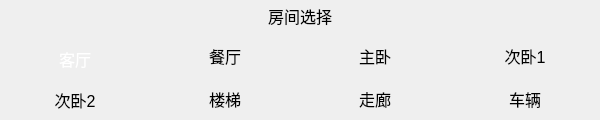
<?xml version="1.0" encoding="UTF-8"?>
<ui version="4.0">
 <class>SelectRoom_Dialog</class>
 <widget class="QDialog" name="SelectRoom_Dialog">
  <property name="geometry">
   <rect>
    <x>0</x>
    <y>0</y>
    <width>600</width>
    <height>120</height>
   </rect>
  </property>
  <property name="windowTitle">
   <string>Dialog</string>
  </property>
  <property name="styleSheet">
   <string notr="true"/>
  </property>
  <layout class="QVBoxLayout" name="verticalLayout" stretch="2,5">
   <property name="spacing">
    <number>0</number>
   </property>
   <property name="leftMargin">
    <number>0</number>
   </property>
   <property name="topMargin">
    <number>0</number>
   </property>
   <property name="rightMargin">
    <number>0</number>
   </property>
   <property name="bottomMargin">
    <number>0</number>
   </property>
   <item>
    <layout class="QHBoxLayout" name="horizontalLayout">
     <property name="bottomMargin">
      <number>2</number>
     </property>
     <item>
      <widget class="QLabel" name="label">
       <property name="font">
        <font>
         <pointsize>12</pointsize>
        </font>
       </property>
       <property name="styleSheet">
        <string notr="true"/>
       </property>
       <property name="text">
        <string>房间选择</string>
       </property>
       <property name="alignment">
        <set>Qt::AlignCenter</set>
       </property>
      </widget>
     </item>
    </layout>
   </item>
   <item>
    <layout class="QHBoxLayout" name="horizontalLayout_2">
     <property name="spacing">
      <number>0</number>
     </property>
     <item>
      <layout class="QVBoxLayout" name="verticalLayout_1">
       <property name="spacing">
        <number>0</number>
       </property>
       <property name="topMargin">
        <number>4</number>
       </property>
       <item>
        <layout class="QHBoxLayout" name="horizontalLayout_3">
         <property name="leftMargin">
          <number>10</number>
         </property>
         <property name="topMargin">
          <number>4</number>
         </property>
         <property name="rightMargin">
          <number>10</number>
         </property>
         <property name="bottomMargin">
          <number>4</number>
         </property>
         <item>
          <widget class="QPushButton" name="pushButton_1">
           <property name="sizePolicy">
            <sizepolicy hsizetype="Preferred" vsizetype="Preferred">
             <horstretch>0</horstretch>
             <verstretch>0</verstretch>
            </sizepolicy>
           </property>
           <property name="font">
            <font>
             <pointsize>12</pointsize>
            </font>
           </property>
           <property name="styleSheet">
            <string notr="true">QPushButton
{
	color: rgb(0, 0, 0);
	border-image: url(:/background/image/button_black.png);
	border-radius:10px;
}
QPushButton:checked
{
	color: rgb(255, 255, 255);
	border-image: url(:/background/image/button_yellow.png);
}
</string>
           </property>
           <property name="text">
            <string>客厅</string>
           </property>
           <property name="checkable">
            <bool>true</bool>
           </property>
           <property name="checked">
            <bool>true</bool>
           </property>
          </widget>
         </item>
        </layout>
       </item>
       <item>
        <layout class="QHBoxLayout" name="horizontalLayout_4">
         <property name="leftMargin">
          <number>10</number>
         </property>
         <property name="topMargin">
          <number>4</number>
         </property>
         <property name="rightMargin">
          <number>10</number>
         </property>
         <property name="bottomMargin">
          <number>4</number>
         </property>
         <item>
          <widget class="QPushButton" name="pushButton_5">
           <property name="sizePolicy">
            <sizepolicy hsizetype="Preferred" vsizetype="Preferred">
             <horstretch>0</horstretch>
             <verstretch>0</verstretch>
            </sizepolicy>
           </property>
           <property name="font">
            <font>
             <pointsize>12</pointsize>
            </font>
           </property>
           <property name="styleSheet">
            <string notr="true">QPushButton
{
	color: rgb(0, 0, 0);
	border-image: url(:/background/image/button_black.png);
	border-radius:10px;
}
QPushButton:checked
{
	color: rgb(255, 255, 255);
	border-image: url(:/background/image/button_yellow.png);
}
</string>
           </property>
           <property name="text">
            <string>次卧2</string>
           </property>
           <property name="checkable">
            <bool>true</bool>
           </property>
          </widget>
         </item>
        </layout>
       </item>
      </layout>
     </item>
     <item>
      <layout class="QVBoxLayout" name="verticalLayout_3">
       <property name="spacing">
        <number>0</number>
       </property>
       <item>
        <layout class="QHBoxLayout" name="horizontalLayout_5">
         <property name="leftMargin">
          <number>10</number>
         </property>
         <property name="topMargin">
          <number>4</number>
         </property>
         <property name="rightMargin">
          <number>10</number>
         </property>
         <property name="bottomMargin">
          <number>4</number>
         </property>
         <item>
          <widget class="QPushButton" name="pushButton_2">
           <property name="sizePolicy">
            <sizepolicy hsizetype="Preferred" vsizetype="Preferred">
             <horstretch>0</horstretch>
             <verstretch>0</verstretch>
            </sizepolicy>
           </property>
           <property name="font">
            <font>
             <pointsize>12</pointsize>
            </font>
           </property>
           <property name="styleSheet">
            <string notr="true">QPushButton
{
	color: rgb(0, 0, 0);
	border-image: url(:/background/image/button_black.png);
	border-radius:10px;
}
QPushButton:checked
{
	color: rgb(255, 255, 255);
	border-image: url(:/background/image/button_yellow.png);
}
</string>
           </property>
           <property name="text">
            <string>餐厅</string>
           </property>
           <property name="checkable">
            <bool>true</bool>
           </property>
          </widget>
         </item>
        </layout>
       </item>
       <item>
        <layout class="QHBoxLayout" name="horizontalLayout_6">
         <property name="leftMargin">
          <number>10</number>
         </property>
         <property name="topMargin">
          <number>4</number>
         </property>
         <property name="rightMargin">
          <number>10</number>
         </property>
         <property name="bottomMargin">
          <number>4</number>
         </property>
         <item>
          <widget class="QPushButton" name="pushButton_6">
           <property name="sizePolicy">
            <sizepolicy hsizetype="Preferred" vsizetype="Preferred">
             <horstretch>0</horstretch>
             <verstretch>0</verstretch>
            </sizepolicy>
           </property>
           <property name="font">
            <font>
             <pointsize>12</pointsize>
            </font>
           </property>
           <property name="styleSheet">
            <string notr="true">QPushButton
{
	color: rgb(0, 0, 0);
	border-image: url(:/background/image/button_black.png);
	border-radius:10px;
}
QPushButton:checked
{
	color: rgb(255, 255, 255);
	border-image: url(:/background/image/button_yellow.png);
}
</string>
           </property>
           <property name="text">
            <string>楼梯</string>
           </property>
           <property name="checkable">
            <bool>true</bool>
           </property>
          </widget>
         </item>
        </layout>
       </item>
      </layout>
     </item>
     <item>
      <layout class="QVBoxLayout" name="verticalLayout_4">
       <property name="spacing">
        <number>0</number>
       </property>
       <item>
        <layout class="QHBoxLayout" name="horizontalLayout_8">
         <property name="leftMargin">
          <number>10</number>
         </property>
         <property name="topMargin">
          <number>4</number>
         </property>
         <property name="rightMargin">
          <number>10</number>
         </property>
         <property name="bottomMargin">
          <number>4</number>
         </property>
         <item>
          <widget class="QPushButton" name="pushButton_3">
           <property name="sizePolicy">
            <sizepolicy hsizetype="Preferred" vsizetype="Preferred">
             <horstretch>0</horstretch>
             <verstretch>0</verstretch>
            </sizepolicy>
           </property>
           <property name="font">
            <font>
             <pointsize>12</pointsize>
            </font>
           </property>
           <property name="styleSheet">
            <string notr="true">QPushButton
{
	color: rgb(0, 0, 0);
	border-image: url(:/background/image/button_black.png);
	border-radius:10px;
}
QPushButton:checked
{
	color: rgb(255, 255, 255);
	border-image: url(:/background/image/button_yellow.png);
}
</string>
           </property>
           <property name="text">
            <string>主卧</string>
           </property>
           <property name="checkable">
            <bool>true</bool>
           </property>
          </widget>
         </item>
        </layout>
       </item>
       <item>
        <layout class="QHBoxLayout" name="horizontalLayout_7">
         <property name="leftMargin">
          <number>10</number>
         </property>
         <property name="topMargin">
          <number>4</number>
         </property>
         <property name="rightMargin">
          <number>10</number>
         </property>
         <property name="bottomMargin">
          <number>4</number>
         </property>
         <item>
          <widget class="QPushButton" name="pushButton_7">
           <property name="sizePolicy">
            <sizepolicy hsizetype="Preferred" vsizetype="Preferred">
             <horstretch>0</horstretch>
             <verstretch>0</verstretch>
            </sizepolicy>
           </property>
           <property name="font">
            <font>
             <pointsize>12</pointsize>
            </font>
           </property>
           <property name="styleSheet">
            <string notr="true">QPushButton
{
	color: rgb(0, 0, 0);
	border-image: url(:/background/image/button_black.png);
	border-radius:10px;
}
QPushButton:checked
{
	color: rgb(255, 255, 255);
	border-image: url(:/background/image/button_yellow.png);
}
</string>
           </property>
           <property name="text">
            <string>走廊</string>
           </property>
           <property name="checkable">
            <bool>true</bool>
           </property>
          </widget>
         </item>
        </layout>
       </item>
      </layout>
     </item>
     <item>
      <layout class="QVBoxLayout" name="verticalLayout_2">
       <property name="spacing">
        <number>0</number>
       </property>
       <item>
        <layout class="QHBoxLayout" name="horizontalLayout_9">
         <property name="leftMargin">
          <number>10</number>
         </property>
         <property name="topMargin">
          <number>4</number>
         </property>
         <property name="rightMargin">
          <number>10</number>
         </property>
         <property name="bottomMargin">
          <number>4</number>
         </property>
         <item>
          <widget class="QPushButton" name="pushButton_4">
           <property name="sizePolicy">
            <sizepolicy hsizetype="Preferred" vsizetype="Preferred">
             <horstretch>0</horstretch>
             <verstretch>0</verstretch>
            </sizepolicy>
           </property>
           <property name="font">
            <font>
             <pointsize>12</pointsize>
            </font>
           </property>
           <property name="styleSheet">
            <string notr="true">QPushButton
{
	color: rgb(0, 0, 0);
	border-image: url(:/background/image/button_black.png);
	border-radius:10px;
}
QPushButton:checked
{
	color: rgb(255, 255, 255);
	border-image: url(:/background/image/button_yellow.png);
}
</string>
           </property>
           <property name="text">
            <string>次卧1</string>
           </property>
           <property name="checkable">
            <bool>true</bool>
           </property>
          </widget>
         </item>
        </layout>
       </item>
       <item>
        <layout class="QHBoxLayout" name="horizontalLayout_10">
         <property name="leftMargin">
          <number>10</number>
         </property>
         <property name="topMargin">
          <number>4</number>
         </property>
         <property name="rightMargin">
          <number>10</number>
         </property>
         <property name="bottomMargin">
          <number>4</number>
         </property>
         <item>
          <widget class="QPushButton" name="pushButton_8">
           <property name="sizePolicy">
            <sizepolicy hsizetype="Preferred" vsizetype="Preferred">
             <horstretch>0</horstretch>
             <verstretch>0</verstretch>
            </sizepolicy>
           </property>
           <property name="font">
            <font>
             <pointsize>12</pointsize>
            </font>
           </property>
           <property name="styleSheet">
            <string notr="true">QPushButton
{
	color: rgb(0, 0, 0);
	border-image: url(:/background/image/button_black.png);
	border-radius:10px;
}
QPushButton:checked
{
	color: rgb(255, 255, 255);
	border-image: url(:/background/image/button_yellow.png);
}
</string>
           </property>
           <property name="text">
            <string>车辆</string>
           </property>
           <property name="checkable">
            <bool>true</bool>
           </property>
          </widget>
         </item>
        </layout>
       </item>
      </layout>
     </item>
    </layout>
   </item>
  </layout>
 </widget>
 <resources/>
 <connections/>
</ui>
